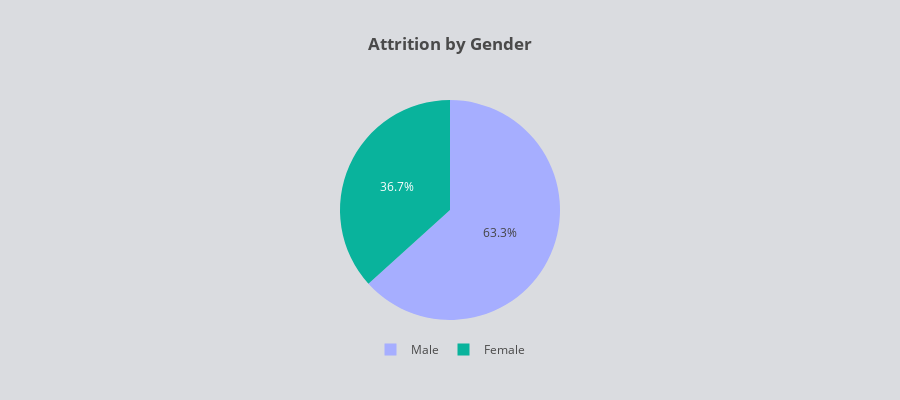

Here is the notebook cell this chart was saved with:
### Code cell
attrition_yes = df[df['Attrition'] == 'Yes']
attrition_gender_counts = attrition_yes['Gender'].value_counts()

fig = px.pie(values=attrition_gender_counts, names=attrition_gender_counts.index, 
             title='<b>Attrition by Gender</b>',
             labels={'names': 'Gender', 'values': 'Count'}, height=400,                     
             color_discrete_sequence=['#A6AEFF', '#09B39C'] )

fig.update_layout(
    title_x=0.5,
    legend=dict(
        orientation='h',  
        yanchor='bottom',
        y=-0.2, 
        xanchor='center',
        x=0.5
    ),
    font_color='#4A4A4A',  
    paper_bgcolor='#DADCE0', 
    plot_bgcolor='#DADCE0'
)

fig.show()

### Figure 1 — Plotly figure (JSON) as saved in the notebook; plotly's stock layout.template omitted (floating-point values rounded to 4 significant figures)
{"data": [{"domain": {"x": [0, 1], "y": [0, 1]}, "hovertemplate": "Gender=%{label}<br>Count=%{value}<extra></extra>", "labels": ["Male", "Female"], "legendgroup": "", "name": "", "showlegend": true, "type": "pie", "values": [150, 87]}], "layout": {"font": {"color": "#4A4A4A"}, "height": 400, "legend": {"orientation": "h", "tracegroupgap": 0, "x": 0.5, "xanchor": "center", "y": -0.2, "yanchor": "bottom"}, "paper_bgcolor": "#DADCE0", "piecolorway": ["#A6AEFF", "#09B39C"], "plot_bgcolor": "#DADCE0", "title": {"text": "<b>Attrition by Gender</b>", "x": 0.5}}}
